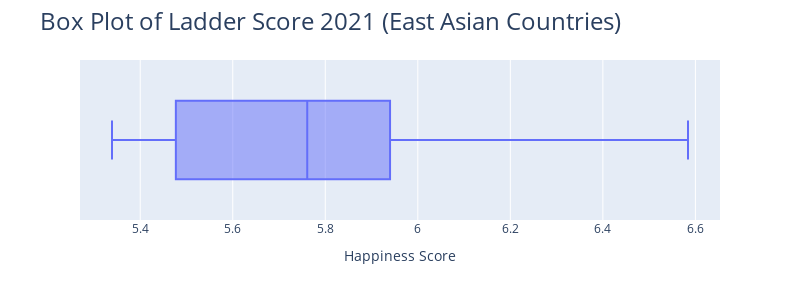
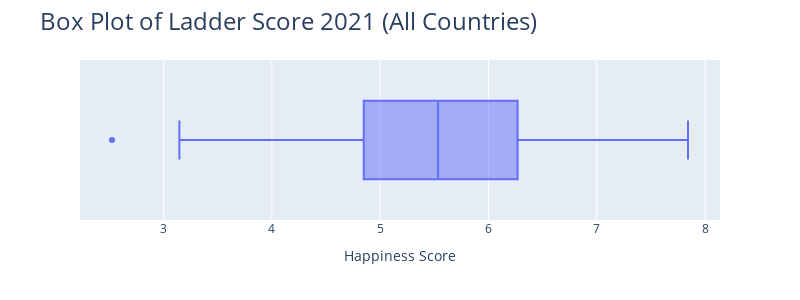

The cell these charts' notebook holds for them, in order:
### Markdown cell above
### Summary

The mean of ladder score of the world: 5.53 and the mean of the East Asia Country: 5.81

Hong Kong has a 5.48/10 ladder score, which comes in the 77th place in the world and 5th place among the 6 East-Asian Country. The difference between the mean and its ladder score (East Asia only) is: 0.33

The country in the world that has the highest ladder score (index): Finland. The difference between the mean and its ladder score is: 2.31.

The country in the world that has the lowest ladder score (index): Afghanistan. The difference between the mean and its ladder score is: 3.01.

The country in the East Asia that has the highest ladder score (index): Taiwan Province of China. The difference between the mean and its ladder score (East Asia only) is: 0.77.

The country in the East Asia that has the lowest ladder score (index): China. The difference between the mean and its ladder score (East Asia only) is: 0.47

### Code cell
fig = px.box(data_frame=df_east_asia,
            x='Ladder score',orientation='h',width=800,height=300,
            labels={'Ladder score': 'Happiness Score'})
fig2 = px.box(data_frame=df_data_21,
            x='Ladder score',orientation='h',width=800,height=300,
            labels={'Ladder score': 'Happiness Score'})

fig.update_layout(
    title_text='Box Plot of Ladder Score 2021 (East Asian Countries)',
    title_font_size=24)
fig2.update_layout(
    title_text='Box Plot of Ladder Score 2021 (All Countries)',
    title_font_size=24)

fig.show()
fig2.show()


print('World Mean =',data_21_mean_score, '. World Median =',data_21_median)
print('East Asian Mean =',east_asia_mean_score, '. East Asian Median =',e_a_median)
print('Hong Kong Mean =',HK_mean,', which falls into the lower quartile in both of the box plots above')

### Figure 1 — Plotly figure (JSON) as saved in the notebook; plotly's stock layout.template omitted (floating-point values rounded to 4 significant figures)
{"data": [{"alignmentgroup": "True", "hovertemplate": "Happiness Score=%{x}<extra></extra>", "legendgroup": "", "marker": {"color": "#636efa"}, "name": "", "notched": false, "offsetgroup": "", "orientation": "h", "showlegend": false, "type": "box", "x": [6.584, 5.94, 5.845, 5.677, 5.477, 5.339], "x0": " ", "xaxis": "x", "y0": " ", "yaxis": "y"}], "layout": {"boxmode": "group", "height": 300, "legend": {"tracegroupgap": 0}, "margin": {"t": 60}, "title": {"font": {"size": 24}, "text": "Box Plot of Ladder Score 2021 (East Asian Countries)"}, "width": 800, "xaxis": {"anchor": "y", "domain": [0, 1], "title": {"text": "Happiness Score"}}, "yaxis": {"anchor": "x", "domain": [0, 1]}}}

### Figure 2 — Plotly figure (JSON) as saved in the notebook; plotly's stock layout.template omitted (floating-point values rounded to 4 significant figures; data arrays with more than 128 entries replaced by an {"elided": "..."} marker saying what was removed)
{"data": [{"alignmentgroup": "True", "hovertemplate": "Happiness Score=%{x}<extra></extra>", "legendgroup": "", "marker": {"color": "#636efa"}, "name": "", "notched": false, "offsetgroup": "", "orientation": "h", "showlegend": false, "type": "box", "x": {"elided": "149 float values"}, "x0": " ", "xaxis": "x", "y0": " ", "yaxis": "y"}], "layout": {"boxmode": "group", "height": 300, "legend": {"tracegroupgap": 0}, "margin": {"t": 60}, "title": {"font": {"size": 24}, "text": "Box Plot of Ladder Score 2021 (All Countries)"}, "width": 800, "xaxis": {"anchor": "y", "domain": [0, 1], "title": {"text": "Happiness Score"}}, "yaxis": {"anchor": "x", "domain": [0, 1]}}}
